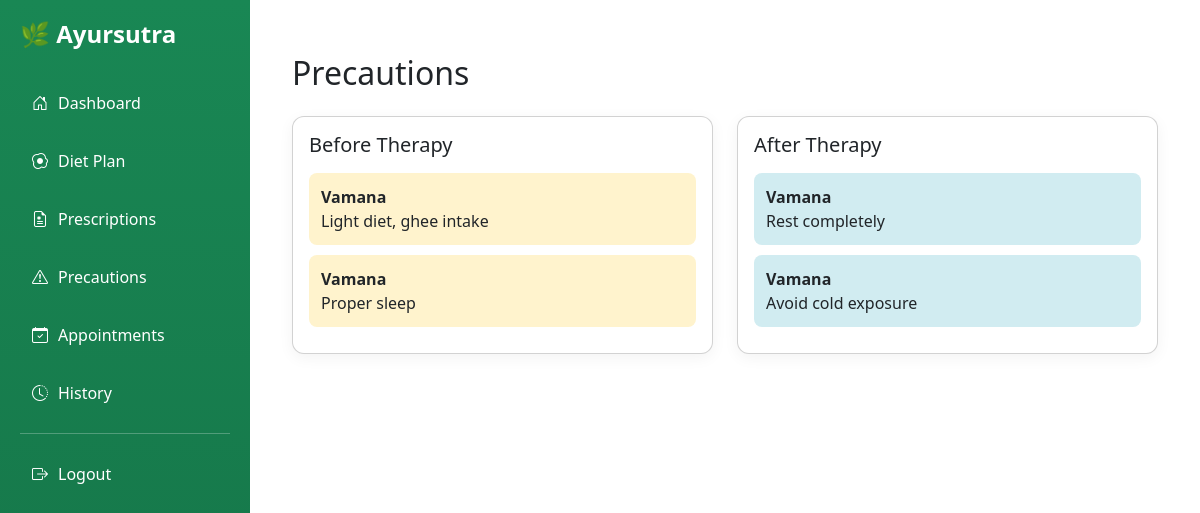
Page /patients/precautions/ (signed in) on the committed database.
### therapies/models.py (models this page shows, shortened)
class TherapyPrecaution(models.Model):
    PRE_POST_CHOICES = (
        ('before', 'Before Therapy'),
        ('after', 'After Therapy'),
    )
    therapy = models.ForeignKey('Therapy', on_delete=models.CASCADE, related_name='default_precautions')
    type = models.CharField(max_length=10, choices=PRE_POST_CHOICES)
    text = models.TextField()

class Therapy(models.Model):
    therapy_name = models.CharField(max_length=100)
    duration = models.IntegerField(help_text="Duration in minutes")
    description = models.TextField()
    precautions = models.TextField(blank=True)

### patients/views.py (the view)
# urls.py: path('precautions/', views.patient_precautions, name='patient_precautions'),
@login_required
def patient_precautions(request):
    patient = request.user.patient
    appointments = patient.therapy_appointments.select_related('therapy')
    therapy_ids = appointments.values_list('therapy_id', flat=True)
    precautions = TherapyPrecaution.objects.filter(
        therapy_id__in=therapy_ids
    ).select_related('therapy')
    before_precautions = precautions.filter(type='before')
    after_precautions = precautions.filter(type='after')
    return render(request, "patients/patient_precautions.html", {
        "before_precautions": before_precautions,
        "after_precautions": after_precautions
    })

### patients/templates/patients/patient_precautions.html (shortened to what this page needs)
{% extends 'patients/base_patient.html' %}
{% block content %}
<link href="https://cdn.jsdelivr.net/npm/bootstrap@5.3.0/dist/css/bootstrap.min.css" rel="stylesheet">
<div class="container py-4">
    <h2 class="mb-4">Precautions</h2>
    <div class="row g-4">
        <div class="col-md-6">
            <div class="card card-custom p-3">
                <h5 class="mb-3">Before Therapy</h5>
                {% if before_precautions %}
                    {% for p in before_precautions %}
                        <div class="section-box before-box">
                            <strong>{{ p.therapy.therapy_name }}</strong><br>
                            {{ p.text }}
                        </div>
                    {% endfor %}
                {% else %}
                    <p>No before therapy precautions</p>
                {% endif %}
            </div>
        </div>
        <div class="col-md-6">
            <div class="card card-custom p-3">
                <h5 class="mb-3">After Therapy</h5>
                {% if after_precautions %}
                    {% for p in after_precautions %}
                        <div class="section-box after-box">
                            <strong>{{ p.therapy.therapy_name }}</strong><br>
                            {{ p.text }}
                        </div>
                    {% endfor %}
                {% else %}
                    <p>No after therapy precautions</p>
                {% endif %}
            </div>
        </div>
    </div>
</div>
{% endblock %}

### patients/templates/patients/base_patient.html (style rules this page uses)
body { margin: 0; display: flex; font-family: 'Segoe UI', sans-serif; background: #f5f7fb; }
.card { border: none; border-radius: 15px; }

### patients/templates/patients/patient_precautions.html (style rules this page uses)
.card-custom { border-radius: 12px; box-shadow: 0 4px 15px rgba(0,0,0,0.05); background: #fff; }
.section-box { padding: 12px; border-radius: 8px; margin-bottom: 10px; }
.before-box { background: #fff3cd; }
.after-box { background: #d1ecf1; }

### rows in the picture
TherapyPrecaution: therapy.therapy_name "Vamana", text "Light diet, ghee intake"
TherapyPrecaution: therapy.therapy_name "Vamana", text "Proper sleep"
TherapyPrecaution: therapy.therapy_name "Vamana", text "Rest completely"
TherapyPrecaution: therapy.therapy_name "Vamana", text "Avoid cold exposure"
